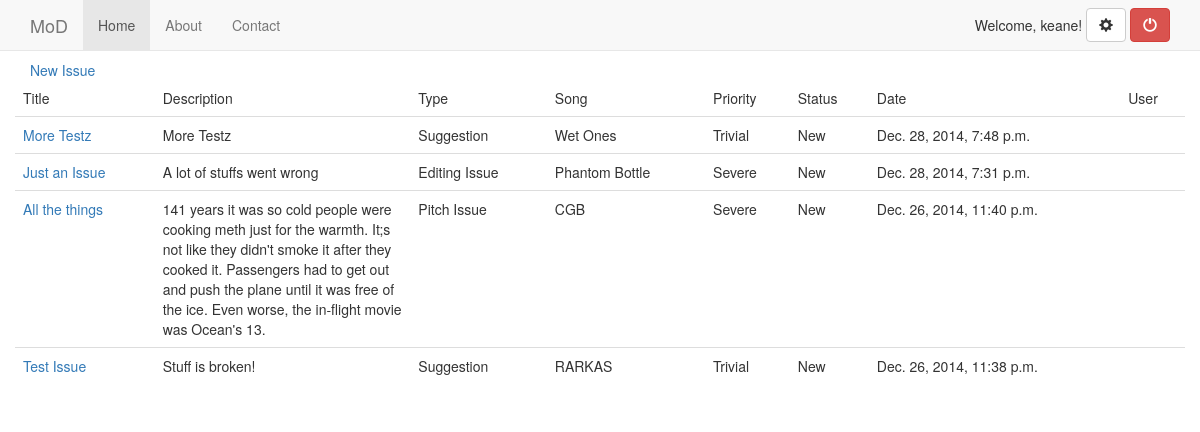
/issues/ (signed in), run on an earlier commit of the app's database.
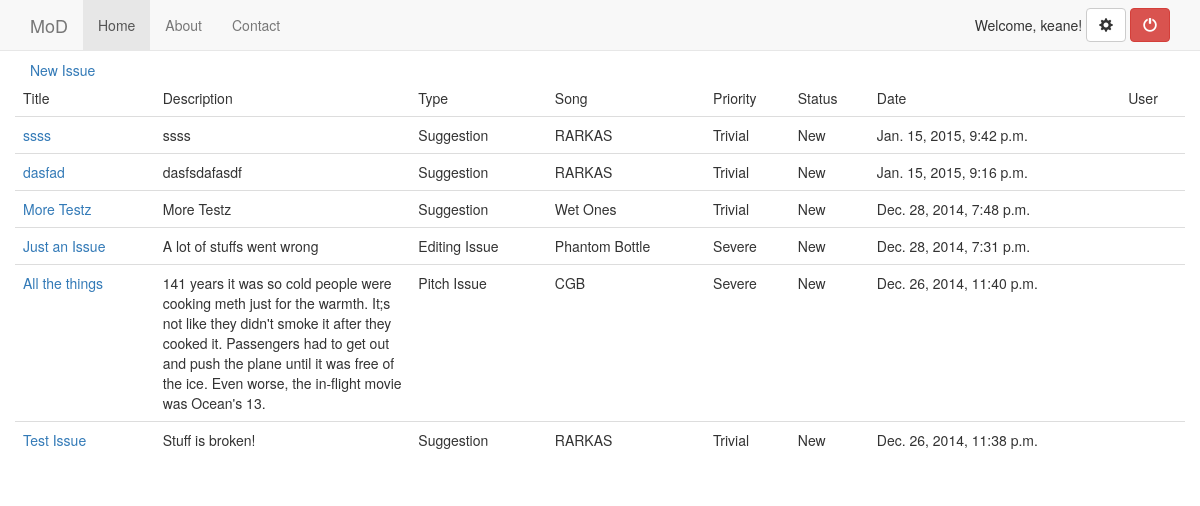
And on a later commit of the database.
### issues/models.py (models this page shows, shortened)
class Issue(models.Model):
    def is_new(self):
        return self.status == 'New'
    is_new.boolean = True
    title = models.CharField(max_length=50)
    description = models.CharField(max_length=1000)
    date = models.DateTimeField('date')
    typeof = models.CharField(max_length=100, choices=TYPE_CHOICES, default='Suggestion')
    severity = models.CharField(max_length = 100, choices=SEVERITY_CHOICES, default='Trivial')
    status = models.CharField(max_length = 50, choices=STATUS_CHOICES, default='New')
    upvotes = models.IntegerField(default=0)
    downvotes = models.IntegerField(default=0)
    song = models.ForeignKey(Song)
    seconds = models.IntegerField(default=0)
    reporter = models.CharField(max_length=30, default='nobody')

class Song(models.Model):
    def __str__(self):
        return self.title
    title = models.CharField(max_length=50, default='')
    notes = models.CharField(max_length=200, default='None')
    url = models.CharField(max_length=500, default='')

### issues/views.py (the view)
class IndexView(generic.ListView):
    template_name = 'issues/index.html'
    context_object_name = 'issue_recent_list'
    def get_queryset(self):
        return Issue.objects.order_by('-date')[:25]

### issues/templates/issues/index.html (shortened to what this page needs)
{% extends 'issues/base.html' %}
{% load staticfiles %}
{% block body %}
<div class="list">
    {% if issue_recent_list %}
    <a href="{% url 'issues:new_issue' %}">New Issue</a>
    <div class="row" >
        <table class="table">
            <thead
                <tr>
                    <td>Title</td>
                    <td>Description</td>
                    <td>Type</td>
                    <td>Song</td>
                    <td>Priority</td>
                    <td>Status</td>
                    <td>Date</td>
                    <td>User</td>
            </thead>
            <tbody>
                {% for issue in issue_recent_list %}
                <tr>
                    <td><a href="{% url 'issues:detail' issue.id %}">{{ issue.title}}</a></td>
                    <td style="text-overflow: ellipsis; max-width: 180px;">{{ issue.description }}</td>
                    <td>{{ issue.typeof }}</td>
                    <td>{{ issue.song }}</td>
                    <td>{{ issue.severity }}</td>
                    <td>{{ issue.status }}</td>
                    <td>{{ issue.date }}</td>
                    <td>{{ issue.postedby }}</td>
                </tr>
                {% endfor %}
            </tbody>
                            {% else %}
                            <tr>
                                <td><strong>There is nothing here. Yay!</strong></td>
                            </tr>
                            {% endif %}
                        </table>
                    </div>
            </div>
            {% endblock %}

### issues/templates/issues/base.html (shortened to what this page needs)
{% load staticfiles %}
<!DOCTYPE html>
<html lang="en">
    <head>
        <link href="/static/dist/css/bootstrap.min.css" rel="stylesheet">
    </head>
    <body style="padding-top:60px;">
        <nav class="navbar navbar-default navbar-fixed-top">
            <div class="container">
                <div class="navbar-header">
                    <a class="navbar-brand" href="#">MoD</a>
                </div>
                <div id="navbar" class="collapse navbar-collapse">
                    <ul class="nav navbar-nav">
                        <li class="active"><a href="{% url 'issues:index' %}">Home</a></li>
                        <li><a href="#about">About</a></li>
                        <li><a href="#contact">Contact</a></li>
                    </ul>
                    <form class="navbar-form navbar-right">
                        <div class="form-group">
                            Welcome, {{ user }}!
                        </div>
                        {% if user.is_superuser %}
                        <div class="form-group">
                            <button type="button" class="btn btn-default"><span class="glyphicon glyphicon-cog" aria-hidden="true"></span></button>
                        </div>
                        {% endif %}
                        <a href="{% url 'issues:logout' %}"><button type="button" class="btn btn-danger"><span class="glyphicon glyphicon-off" aria-hidden="true"></span></button></a>
                    </form>
                </div>
            </div>
        </nav>
        <div class="container">
            {% block body %}{% endblock %}
        </div>
    </body>
</html>

What changed in the data, as far as the page shows it:
added Issue: title "ssss", description "ssss", typeof "Suggestion", song "RARKAS", severity "Trivial", status "New", date "Jan. 15, 2015, 9:42 p.m."
added Issue: title "dasfad", description "dasfsdafasdf", typeof "Suggestion", song "RARKAS", severity "Trivial", status "New", date "Jan. 15, 2015, 9:16 p.m."
